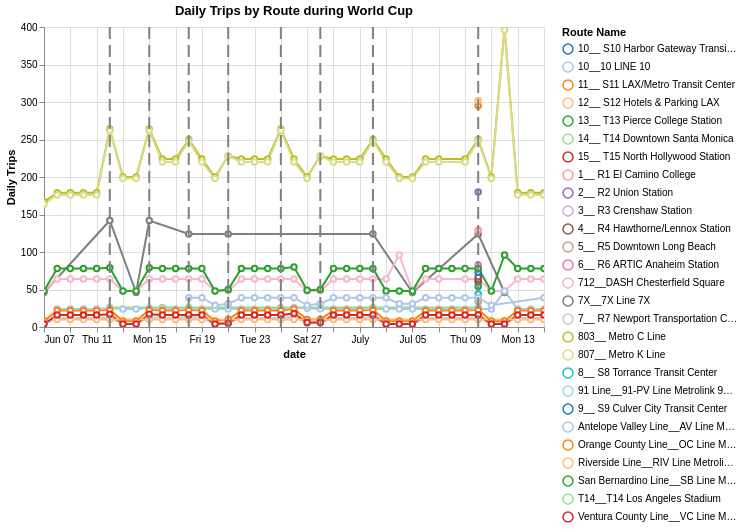

Notebook cell for this chart:
### Code cell
chart_utils.trip_chart_with_event_dates(
    daily_trips_by_route, wc_vars.sofi_dates, color_col="route_name"
).properties(
    title= "Daily Trips by Route during World Cup",
    width=500, height=300
)

### Figure 1 — Vega-Lite specification as saved in the notebook (floating-point values rounded to 4 significant figures; data arrays with more than 128 entries replaced by an {"elided": "..."} marker saying what was removed)
{"config": {"view": {"continuousWidth": 300, "continuousHeight": 300}}, "layer": [{"data": {"name": "data-ace5f979d9edf5793ebd8f71bbf53f1f"}, "mark": {"type": "line", "point": {"fill": "white", "filled": false}}, "encoding": {"color": {"field": "route_name", "scale": {"scheme": "category20"}, "title": "Route Name", "type": "nominal"}, "opacity": {"condition": [{"param": "param_b510e828d9ac2070", "value": 1}], "value": 0.1}, "tooltip": [{"field": "service_date", "type": "temporal"}, {"field": "route_name", "type": "nominal"}, {"field": "n_trips", "type": "quantitative"}], "x": {"field": "service_date", "title": "date", "type": "temporal"}, "y": {"field": "n_trips", "title": "Daily Trips", "type": "quantitative"}}, "name": "view_8d3ab15cdf99d039_0"}, {"data": {"name": "data-0e9d840d4ff72d80d07004795638f1c5"}, "mark": {"type": "rule", "size": 2, "strokeDash": [12, 6]}, "encoding": {"color": {"field": "color", "scale": null, "type": "nominal"}, "x": {"field": "service_date", "type": "temporal"}}}], "height": 300, "params": [{"name": "param_1e9efca18e7a2868", "select": {"type": "interval", "encodings": ["x", "y"]}, "bind": "scales", "views": ["view_8d3ab15cdf99d039_0"]}, {"name": "param_b510e828d9ac2070", "select": {"type": "point", "fields": ["route_name"]}, "bind": "legend", "views": ["view_8d3ab15cdf99d039_0"]}], "title": "Daily Trips by Route during World Cup", "width": 500, "$schema": "https://vega.github.io/schema/vega-lite/v6.4.1.json", "datasets": {"data-ace5f979d9edf5793ebd8f71bbf53f1f": {"elided": "393 records"}, "data-0e9d840d4ff72d80d07004795638f1c5": [{"service_date": "2026-06-12T00:00:00", "color": "gray"}, {"service_date": "2026-06-15T00:00:00", "color": "gray"}, {"service_date": "2026-06-18T00:00:00", "color": "gray"}, {"service_date": "2026-06-21T00:00:00", "color": "gray"}, {"service_date": "2026-06-25T00:00:00", "color": "gray"}, {"service_date": "2026-06-28T00:00:00", "color": "gray"}, {"service_date": "2026-07-02T00:00:00", "color": "gray"}, {"service_date": "2026-07-10T00:00:00", "color": "gray"}]}}
